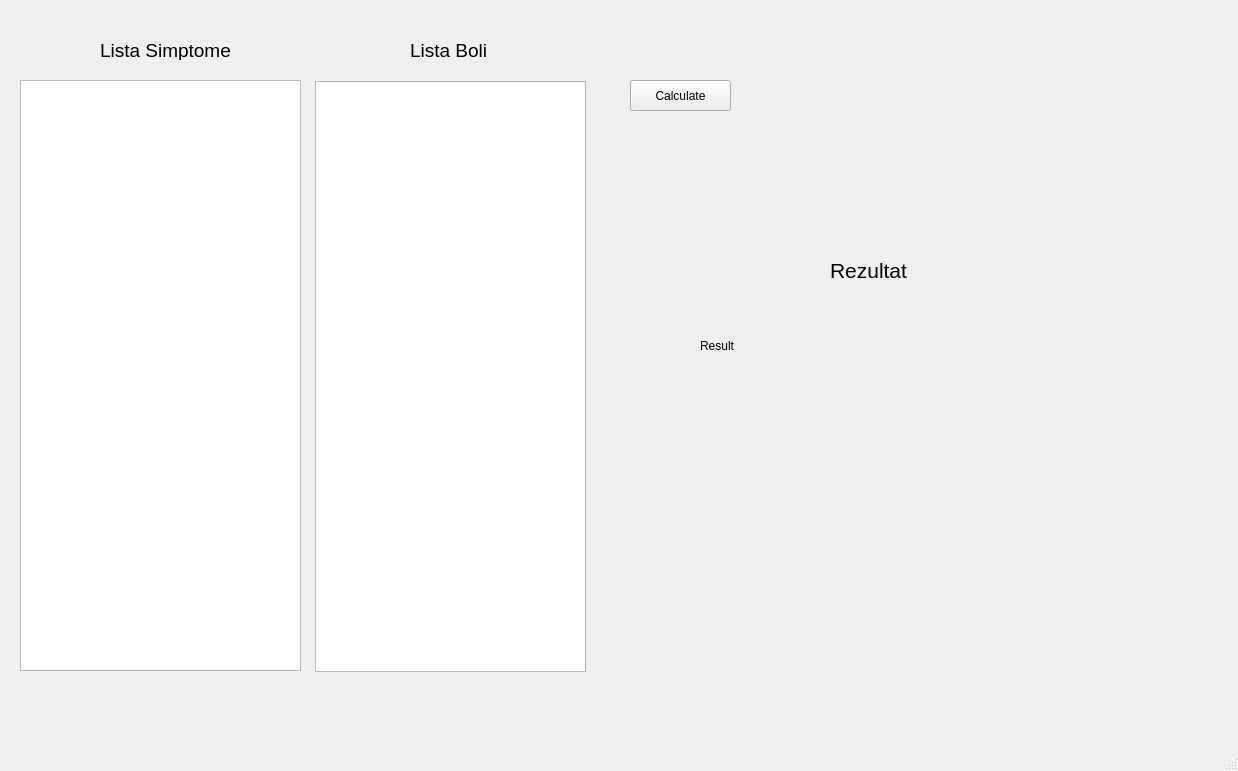
<?xml version="1.0" encoding="UTF-8"?>
<ui version="4.0">
 <class>MainWindow</class>
 <widget class="QMainWindow" name="MainWindow">
  <property name="geometry">
   <rect>
    <x>0</x>
    <y>0</y>
    <width>1238</width>
    <height>771</height>
   </rect>
  </property>
  <property name="windowTitle">
   <string>MainWindow</string>
  </property>
  <widget class="QWidget" name="centralwidget">
   <widget class="QListWidget" name="listSymptoms">
    <property name="geometry">
     <rect>
      <x>20</x>
      <y>80</y>
      <width>281</width>
      <height>591</height>
     </rect>
    </property>
   </widget>
   <widget class="QListWidget" name="listDiseases">
    <property name="geometry">
     <rect>
      <x>315</x>
      <y>81</y>
      <width>271</width>
      <height>591</height>
     </rect>
    </property>
   </widget>
   <widget class="QPushButton" name="calculateButton">
    <property name="geometry">
     <rect>
      <x>630</x>
      <y>80</y>
      <width>101</width>
      <height>31</height>
     </rect>
    </property>
    <property name="text">
     <string>Calculate</string>
    </property>
   </widget>
   <widget class="QLabel" name="resultLabel">
    <property name="geometry">
     <rect>
      <x>700</x>
      <y>300</y>
      <width>351</width>
      <height>91</height>
     </rect>
    </property>
    <property name="text">
     <string>Result</string>
    </property>
   </widget>
   <widget class="QLabel" name="label">
    <property name="geometry">
     <rect>
      <x>100</x>
      <y>40</y>
      <width>131</width>
      <height>20</height>
     </rect>
    </property>
    <property name="font">
     <font>
      <pointsize>14</pointsize>
     </font>
    </property>
    <property name="text">
     <string>Lista Simptome</string>
    </property>
   </widget>
   <widget class="QLabel" name="label_2">
    <property name="geometry">
     <rect>
      <x>410</x>
      <y>40</y>
      <width>81</width>
      <height>20</height>
     </rect>
    </property>
    <property name="font">
     <font>
      <pointsize>14</pointsize>
     </font>
    </property>
    <property name="text">
     <string>Lista Boli</string>
    </property>
   </widget>
   <widget class="QLabel" name="label_3">
    <property name="geometry">
     <rect>
      <x>830</x>
      <y>260</y>
      <width>81</width>
      <height>20</height>
     </rect>
    </property>
    <property name="font">
     <font>
      <pointsize>16</pointsize>
     </font>
    </property>
    <property name="text">
     <string>Rezultat</string>
    </property>
   </widget>
  </widget>
  <widget class="QMenuBar" name="menubar">
   <property name="geometry">
    <rect>
     <x>0</x>
     <y>0</y>
     <width>1238</width>
     <height>21</height>
    </rect>
   </property>
  </widget>
  <widget class="QStatusBar" name="statusbar"/>
 </widget>
 <resources/>
 <connections/>
</ui>
